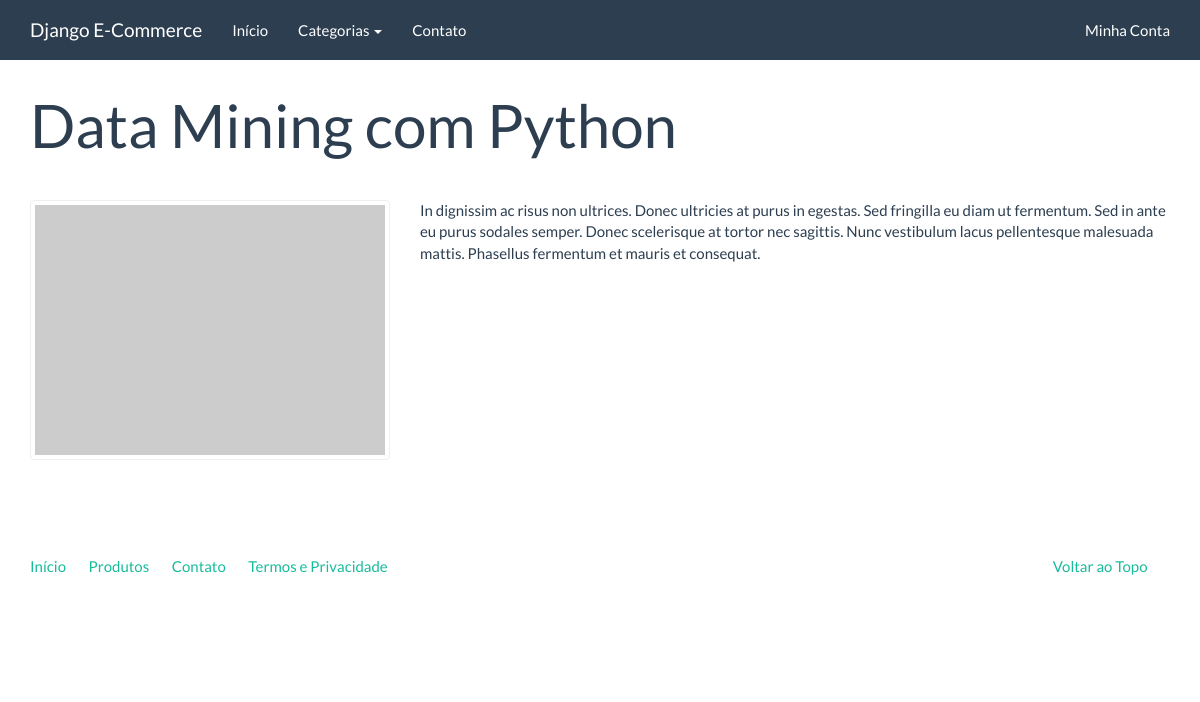
The app's page /catalogo/produtos/data-mining-com-python/ with its own data.
### catalog/models.py (models this page shows, shortened)
class Product(models.Model):
    name = models.CharField('Nome', max_length=100)
    slug = models.SlugField('Identificador', max_length=100)
    category = models.ForeignKey('catalog.Category', verbose_name='Categoria')
    description = models.TextField('Descrição', blank=True)
    price = models.DecimalField('Preço', decimal_places=2, max_digits=8)
    created = models.DateTimeField('Criado em', auto_now_add=True)
    modified = models.DateTimeField('Modificado em', auto_now=True)
    class Meta:
        verbose_name = 'Produto'
        verbose_name_plural = 'Produtos'
        ordering = ['name']
    def __str__(self):
        return self.name

### catalog/views.py (the view)
# urls.py: url(r'^produtos/(?P<slug>[\w_-]+)/$', views.product, name='product'),
def product(request, slug):
    product = Product.objects.get(slug=slug)
    context = {
            'product': product,
            }
    return render(request, 'catalog/product.html', context)

### catalog/context_process.py (called while the page is built)
def categories(request):
    return {
        'categories': Category.objects.all()
        }

### catalog/models.py (called while the page is built)
    def __str__(self):
        return self.name

    def get_absolute_url(self):
        return reverse('catalog:category', kwargs={'slug': self.slug})

### catalog/templates/catalog/product.html (shortened to what this page needs)
{% extends "base.html" %}
{% block container %}
<div class="page-header">
  <h1>{{ product }}</h1>
</div>
<div class="row">
  <div class="col-sm-4">
      <a href="#" class="thumbnail">
          <img src="http://placehold.it/350x250" alt="" />
      </a>
  </div>
  <div class="col-sm-8">
      {{ product.description|linebreaks }}
  </div>
</div>
{% endblock %}

### records on screen
Product: name "Data Mining com Python", description "In dignissim ac risus non ultrices. Donec ultricies at purus in egestas. Sed fringilla eu diam ut fermentum. Sed in ante eu purus sodales semper. Donec scelerisque at tortor nec sagittis. Nunc vestibulum lacus pellentesque malesuada mattis. Phasellus fermentum et mauris et consequat."
